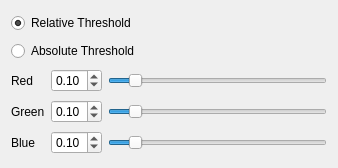
<?xml version="1.0" encoding="UTF-8"?>
<ui version="4.0">
 <class>HistoStretch</class>
 <widget class="QWidget" name="HistoStretch">
  <property name="geometry">
   <rect>
    <x>0</x>
    <y>0</y>
    <width>338</width>
    <height>168</height>
   </rect>
  </property>
  <layout class="QGridLayout" name="gridLayout">
   <item row="0" column="0" colspan="3">
    <widget class="QRadioButton" name="radioButton">
     <property name="text">
      <string>Relative Threshold</string>
     </property>
     <property name="checked">
      <bool>true</bool>
     </property>
    </widget>
   </item>
   <item row="1" column="0" colspan="3">
    <widget class="QRadioButton" name="radioButton_2">
     <property name="text">
      <string>Absolute Threshold</string>
     </property>
    </widget>
   </item>
   <item row="2" column="0">
    <widget class="QLabel" name="label_5">
     <property name="text">
      <string>Red</string>
     </property>
    </widget>
   </item>
   <item row="2" column="1">
    <widget class="QDoubleSpinBox" name="red">
     <property name="decimals">
      <number>2</number>
     </property>
     <property name="minimum">
      <double>0.010000000000000</double>
     </property>
     <property name="maximum">
      <double>1.000000000000000</double>
     </property>
     <property name="singleStep">
      <double>0.010000000000000</double>
     </property>
     <property name="value">
      <double>0.100000000000000</double>
     </property>
    </widget>
   </item>
   <item row="2" column="2">
    <widget class="QSlider" name="redSlider">
     <property name="maximum">
      <number>100</number>
     </property>
     <property name="value">
      <number>10</number>
     </property>
     <property name="orientation">
      <enum>Qt::Horizontal</enum>
     </property>
    </widget>
   </item>
   <item row="3" column="0">
    <widget class="QLabel" name="label_6">
     <property name="text">
      <string>Green</string>
     </property>
    </widget>
   </item>
   <item row="3" column="1">
    <widget class="QDoubleSpinBox" name="green">
     <property name="decimals">
      <number>2</number>
     </property>
     <property name="minimum">
      <double>0.010000000000000</double>
     </property>
     <property name="maximum">
      <double>1.000000000000000</double>
     </property>
     <property name="singleStep">
      <double>0.010000000000000</double>
     </property>
     <property name="value">
      <double>0.100000000000000</double>
     </property>
    </widget>
   </item>
   <item row="3" column="2">
    <widget class="QSlider" name="greenSlider">
     <property name="maximum">
      <number>100</number>
     </property>
     <property name="value">
      <number>10</number>
     </property>
     <property name="orientation">
      <enum>Qt::Horizontal</enum>
     </property>
    </widget>
   </item>
   <item row="4" column="0">
    <widget class="QLabel" name="label_4">
     <property name="text">
      <string>Blue</string>
     </property>
    </widget>
   </item>
   <item row="4" column="1">
    <widget class="QDoubleSpinBox" name="blue">
     <property name="decimals">
      <number>2</number>
     </property>
     <property name="minimum">
      <double>0.010000000000000</double>
     </property>
     <property name="maximum">
      <double>1.000000000000000</double>
     </property>
     <property name="singleStep">
      <double>0.010000000000000</double>
     </property>
     <property name="value">
      <double>0.100000000000000</double>
     </property>
    </widget>
   </item>
   <item row="4" column="2">
    <widget class="QSlider" name="blueSlider">
     <property name="maximum">
      <number>100</number>
     </property>
     <property name="value">
      <number>10</number>
     </property>
     <property name="orientation">
      <enum>Qt::Horizontal</enum>
     </property>
    </widget>
   </item>
  </layout>
 </widget>
 <resources/>
 <connections/>
</ui>
